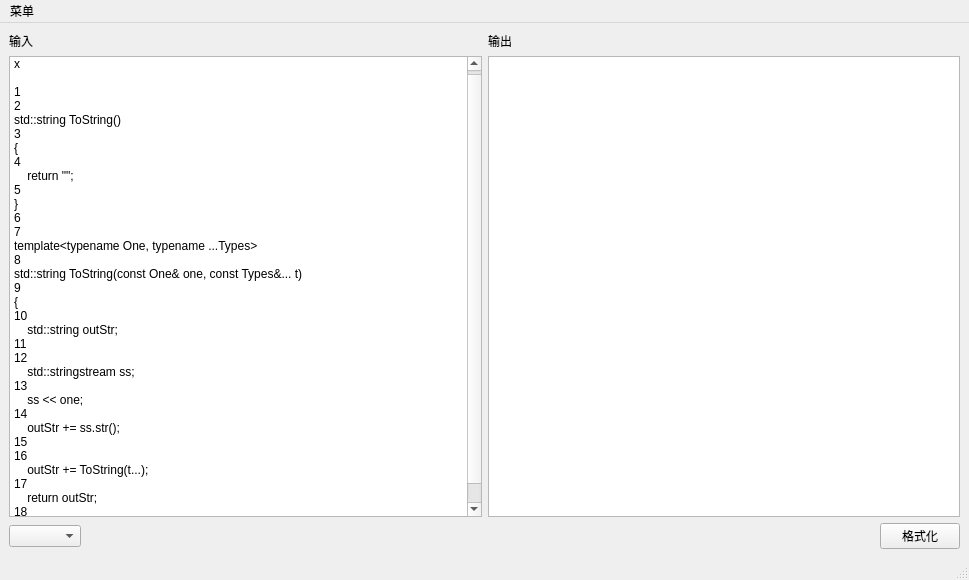
<?xml version="1.0" encoding="UTF-8"?>
<ui version="4.0">
 <class>MainWindow</class>
 <widget class="QMainWindow" name="MainWindow">
  <property name="geometry">
   <rect>
    <x>0</x>
    <y>0</y>
    <width>969</width>
    <height>580</height>
   </rect>
  </property>
  <property name="windowTitle">
   <string>MainWindow</string>
  </property>
  <widget class="QWidget" name="centralwidget">
   <layout class="QVBoxLayout" name="verticalLayout_3">
    <item>
     <layout class="QHBoxLayout" name="horizontalLayout_2">
      <item>
       <layout class="QVBoxLayout" name="verticalLayout">
        <item>
         <widget class="QLabel" name="label">
          <property name="text">
           <string>输入</string>
          </property>
         </widget>
        </item>
        <item>
         <widget class="QTextEdit" name="txt_input">
          <property name="lineWrapMode">
           <enum>QTextEdit::LineWrapMode::NoWrap</enum>
          </property>
          <property name="html">
           <string>&lt;!DOCTYPE HTML PUBLIC &quot;-//W3C//DTD HTML 4.0//EN&quot; &quot;http://www.w3.org/TR/REC-html40/strict.dtd&quot;&gt;
&lt;html&gt;&lt;head&gt;&lt;meta name=&quot;qrichtext&quot; content=&quot;1&quot; /&gt;&lt;meta charset=&quot;utf-8&quot; /&gt;&lt;style type=&quot;text/css&quot;&gt;
p, li { white-space: pre-wrap; }
hr { height: 1px; border-width: 0; }
li.unchecked::marker { content: &quot;\2610&quot;; }
li.checked::marker { content: &quot;\2612&quot;; }
&lt;/style&gt;&lt;/head&gt;&lt;body style=&quot; font-family:'Microsoft YaHei UI'; font-size:9pt; font-weight:400; font-style:normal;&quot;&gt;
&lt;p style=&quot; margin-top:0px; margin-bottom:0px; margin-left:0px; margin-right:0px; -qt-block-indent:0; text-indent:0px;&quot;&gt;x&lt;/p&gt;
&lt;p style=&quot; margin-top:0px; margin-bottom:0px; margin-left:0px; margin-right:0px; -qt-block-indent:0; text-indent:0px;&quot;&gt; &lt;/p&gt;
&lt;p style=&quot; margin-top:0px; margin-bottom:0px; margin-left:0px; margin-right:0px; -qt-block-indent:0; text-indent:0px;&quot;&gt;1&lt;/p&gt;
&lt;p style=&quot; margin-top:0px; margin-bottom:0px; margin-left:0px; margin-right:0px; -qt-block-indent:0; text-indent:0px;&quot;&gt;2&lt;/p&gt;
&lt;p style=&quot; margin-top:0px; margin-bottom:0px; margin-left:0px; margin-right:0px; -qt-block-indent:0; text-indent:0px;&quot;&gt;std::string ToString()&lt;/p&gt;
&lt;p style=&quot; margin-top:0px; margin-bottom:0px; margin-left:0px; margin-right:0px; -qt-block-indent:0; text-indent:0px;&quot;&gt;3&lt;/p&gt;
&lt;p style=&quot; margin-top:0px; margin-bottom:0px; margin-left:0px; margin-right:0px; -qt-block-indent:0; text-indent:0px;&quot;&gt;{&lt;/p&gt;
&lt;p style=&quot; margin-top:0px; margin-bottom:0px; margin-left:0px; margin-right:0px; -qt-block-indent:0; text-indent:0px;&quot;&gt;4&lt;/p&gt;
&lt;p style=&quot; margin-top:0px; margin-bottom:0px; margin-left:0px; margin-right:0px; -qt-block-indent:0; text-indent:0px;&quot;&gt;    return &amp;quot;&amp;quot;;&lt;/p&gt;
&lt;p style=&quot; margin-top:0px; margin-bottom:0px; margin-left:0px; margin-right:0px; -qt-block-indent:0; text-indent:0px;&quot;&gt;5&lt;/p&gt;
&lt;p style=&quot; margin-top:0px; margin-bottom:0px; margin-left:0px; margin-right:0px; -qt-block-indent:0; text-indent:0px;&quot;&gt;}&lt;/p&gt;
&lt;p style=&quot; margin-top:0px; margin-bottom:0px; margin-left:0px; margin-right:0px; -qt-block-indent:0; text-indent:0px;&quot;&gt;6&lt;/p&gt;
&lt;p style=&quot; margin-top:0px; margin-bottom:0px; margin-left:0px; margin-right:0px; -qt-block-indent:0; text-indent:0px;&quot;&gt;7&lt;/p&gt;
&lt;p style=&quot; margin-top:0px; margin-bottom:0px; margin-left:0px; margin-right:0px; -qt-block-indent:0; text-indent:0px;&quot;&gt;template&amp;lt;typename One, typename ...Types&amp;gt;&lt;/p&gt;
&lt;p style=&quot; margin-top:0px; margin-bottom:0px; margin-left:0px; margin-right:0px; -qt-block-indent:0; text-indent:0px;&quot;&gt;8&lt;/p&gt;
&lt;p style=&quot; margin-top:0px; margin-bottom:0px; margin-left:0px; margin-right:0px; -qt-block-indent:0; text-indent:0px;&quot;&gt;std::string ToString(const One&amp;amp; one, const Types&amp;amp;... t)&lt;/p&gt;
&lt;p style=&quot; margin-top:0px; margin-bottom:0px; margin-left:0px; margin-right:0px; -qt-block-indent:0; text-indent:0px;&quot;&gt;9&lt;/p&gt;
&lt;p style=&quot; margin-top:0px; margin-bottom:0px; margin-left:0px; margin-right:0px; -qt-block-indent:0; text-indent:0px;&quot;&gt;{&lt;/p&gt;
&lt;p style=&quot; margin-top:0px; margin-bottom:0px; margin-left:0px; margin-right:0px; -qt-block-indent:0; text-indent:0px;&quot;&gt;10&lt;/p&gt;
&lt;p style=&quot; margin-top:0px; margin-bottom:0px; margin-left:0px; margin-right:0px; -qt-block-indent:0; text-indent:0px;&quot;&gt;    std::string outStr;&lt;/p&gt;
&lt;p style=&quot; margin-top:0px; margin-bottom:0px; margin-left:0px; margin-right:0px; -qt-block-indent:0; text-indent:0px;&quot;&gt;11&lt;/p&gt;
&lt;p style=&quot; margin-top:0px; margin-bottom:0px; margin-left:0px; margin-right:0px; -qt-block-indent:0; text-indent:0px;&quot;&gt;12&lt;/p&gt;
&lt;p style=&quot; margin-top:0px; margin-bottom:0px; margin-left:0px; margin-right:0px; -qt-block-indent:0; text-indent:0px;&quot;&gt;    std::stringstream ss;&lt;/p&gt;
&lt;p style=&quot; margin-top:0px; margin-bottom:0px; margin-left:0px; margin-right:0px; -qt-block-indent:0; text-indent:0px;&quot;&gt;13&lt;/p&gt;
&lt;p style=&quot; margin-top:0px; margin-bottom:0px; margin-left:0px; margin-right:0px; -qt-block-indent:0; text-indent:0px;&quot;&gt;    ss &amp;lt;&amp;lt; one;&lt;/p&gt;
&lt;p style=&quot; margin-top:0px; margin-bottom:0px; margin-left:0px; margin-right:0px; -qt-block-indent:0; text-indent:0px;&quot;&gt;14&lt;/p&gt;
&lt;p style=&quot; margin-top:0px; margin-bottom:0px; margin-left:0px; margin-right:0px; -qt-block-indent:0; text-indent:0px;&quot;&gt;    outStr += ss.str();&lt;/p&gt;
&lt;p style=&quot; margin-top:0px; margin-bottom:0px; margin-left:0px; margin-right:0px; -qt-block-indent:0; text-indent:0px;&quot;&gt;15&lt;/p&gt;
&lt;p style=&quot; margin-top:0px; margin-bottom:0px; margin-left:0px; margin-right:0px; -qt-block-indent:0; text-indent:0px;&quot;&gt;16&lt;/p&gt;
&lt;p style=&quot; margin-top:0px; margin-bottom:0px; margin-left:0px; margin-right:0px; -qt-block-indent:0; text-indent:0px;&quot;&gt;    outStr += ToString(t...);&lt;/p&gt;
&lt;p style=&quot; margin-top:0px; margin-bottom:0px; margin-left:0px; margin-right:0px; -qt-block-indent:0; text-indent:0px;&quot;&gt;17&lt;/p&gt;
&lt;p style=&quot; margin-top:0px; margin-bottom:0px; margin-left:0px; margin-right:0px; -qt-block-indent:0; text-indent:0px;&quot;&gt;    return outStr;&lt;/p&gt;
&lt;p style=&quot; margin-top:0px; margin-bottom:0px; margin-left:0px; margin-right:0px; -qt-block-indent:0; text-indent:0px;&quot;&gt;18&lt;/p&gt;
&lt;p style=&quot; margin-top:0px; margin-bottom:0px; margin-left:0px; margin-right:0px; -qt-block-indent:0; text-indent:0px;&quot;&gt;}&lt;/p&gt;&lt;/body&gt;&lt;/html&gt;</string>
          </property>
          <property name="acceptRichText">
           <bool>false</bool>
          </property>
         </widget>
        </item>
       </layout>
      </item>
      <item>
       <layout class="QVBoxLayout" name="verticalLayout_2">
        <item>
         <widget class="QLabel" name="label_2">
          <property name="text">
           <string>输出</string>
          </property>
         </widget>
        </item>
        <item>
         <widget class="QTextEdit" name="txt_output">
          <property name="lineWrapMode">
           <enum>QTextEdit::LineWrapMode::NoWrap</enum>
          </property>
          <property name="readOnly">
           <bool>true</bool>
          </property>
         </widget>
        </item>
       </layout>
      </item>
     </layout>
    </item>
    <item>
     <layout class="QHBoxLayout" name="horizontalLayout" stretch="0,0,0">
      <item>
       <widget class="QComboBox" name="comboBox">
        <property name="sizePolicy">
         <sizepolicy hsizetype="Fixed" vsizetype="Fixed">
          <horstretch>0</horstretch>
          <verstretch>0</verstretch>
         </sizepolicy>
        </property>
       </widget>
      </item>
      <item>
       <widget class="QWidget" name="widget" native="true"/>
      </item>
      <item alignment="">
       <widget class="QPushButton" name="btn_doaction">
        <property name="sizePolicy">
         <sizepolicy hsizetype="Fixed" vsizetype="Fixed">
          <horstretch>0</horstretch>
          <verstretch>0</verstretch>
         </sizepolicy>
        </property>
        <property name="text">
         <string>格式化</string>
        </property>
       </widget>
      </item>
     </layout>
    </item>
   </layout>
  </widget>
  <widget class="QMenuBar" name="menubar">
   <property name="geometry">
    <rect>
     <x>0</x>
     <y>0</y>
     <width>969</width>
     <height>21</height>
    </rect>
   </property>
   <widget class="QMenu" name="menu">
    <property name="title">
     <string>菜单</string>
    </property>
    <addaction name="actionSubMenu1"/>
   </widget>
   <addaction name="menu"/>
  </widget>
  <widget class="QStatusBar" name="statusbar"/>
  <action name="actionSubMenu1">
   <property name="text">
    <string>SubMenu1</string>
   </property>
  </action>
 </widget>
 <resources/>
 <connections/>
</ui>
